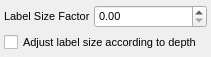
<?xml version="1.0" encoding="UTF-8"?>
<ui version="4.0">
 <class>LabelOptionsPopup</class>
 <widget class="QWidget" name="LabelOptionsPopup">
  <property name="geometry">
   <rect>
    <x>0</x>
    <y>0</y>
    <width>211</width>
    <height>57</height>
   </rect>
  </property>
  <property name="sizePolicy">
   <sizepolicy hsizetype="Minimum" vsizetype="Minimum">
    <horstretch>0</horstretch>
    <verstretch>0</verstretch>
   </sizepolicy>
  </property>
  <property name="font">
   <font>
    <pointsize>8</pointsize>
   </font>
  </property>
  <property name="windowTitle">
   <string>Labels Popup</string>
  </property>
  <layout class="QGridLayout" name="gridLayout">
   <property name="leftMargin">
    <number>4</number>
   </property>
   <property name="topMargin">
    <number>4</number>
   </property>
   <property name="rightMargin">
    <number>4</number>
   </property>
   <property name="bottomMargin">
    <number>4</number>
   </property>
   <property name="spacing">
    <number>4</number>
   </property>
   <item row="0" column="0">
    <widget class="QLabel" name="label">
     <property name="text">
      <string>Label Size Factor</string>
     </property>
    </widget>
   </item>
   <item row="0" column="1">
    <widget class="QDoubleSpinBox" name="LabelSizeSpin">
     <property name="sizePolicy">
      <sizepolicy hsizetype="Expanding" vsizetype="Fixed">
       <horstretch>0</horstretch>
       <verstretch>0</verstretch>
      </sizepolicy>
     </property>
     <property name="singleStep">
      <double>0.050000000000000</double>
     </property>
    </widget>
   </item>
   <item row="1" column="0" colspan="2">
    <widget class="QCheckBox" name="DepthScalingCheck">
     <property name="text">
      <string>Adjust label size according to depth</string>
     </property>
    </widget>
   </item>
  </layout>
 </widget>
 <resources>
  <include location="icons.qrc"/>
 </resources>
 <connections/>
</ui>
